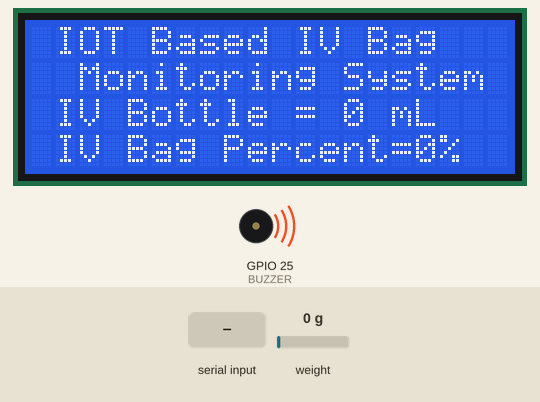
Recording of a sketch running on a simulated ESP32. Shown: 20×4 character LCD, buzzer (waves = sounding, pin HIGH). The test bench sets the inputs (shaded band); at power-on: weight on the scale 0 g. WiFi joins after 1.5 s; servers stay silent unless stated; EEPROM starts erased; what the sketch prints to the serial monitor is not drawn.

Above: at 5.4 s.
5.5 s: weight on the scale set to 100 g
At 7.0 s:
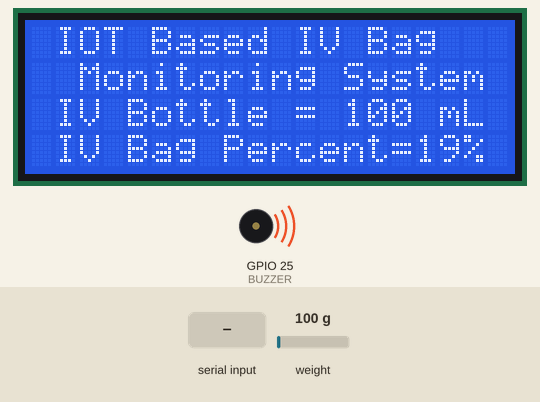
7.5 s: weight on the scale set to 114 g
At 8.7 s:
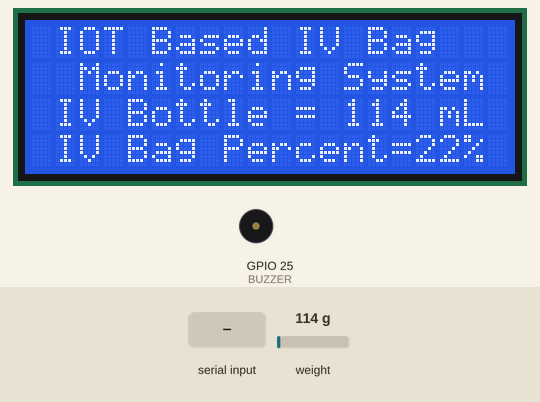
9.2 s: "t" received over Serial
At 10.2 s:
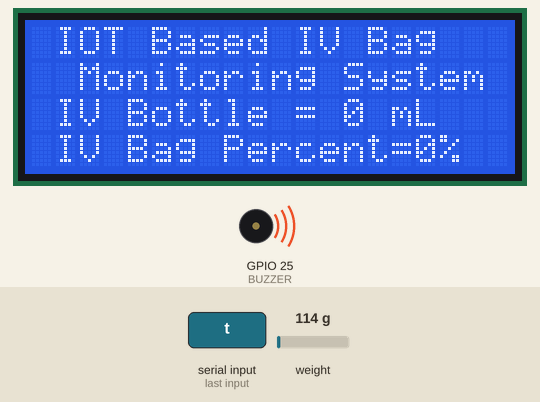
10.9 s: weight on the scale set to 206 g
At 11.7 s:
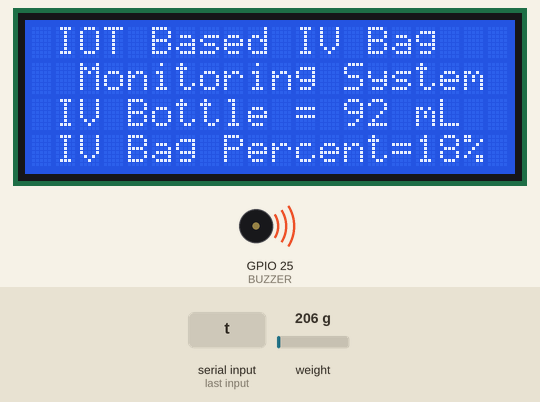
12.6 s: weight on the scale set to 242 g
At 13.3 s:
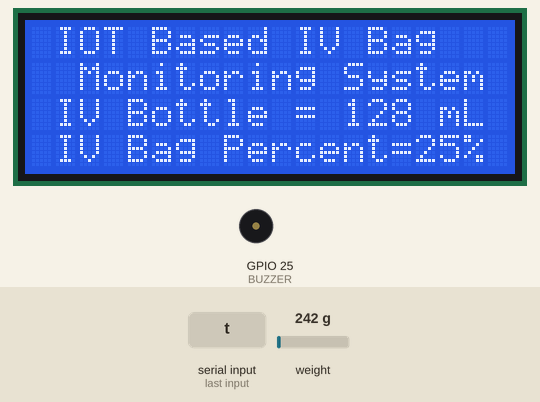
14.3 s: weight on the scale set to 0 g
At 14.9 s:
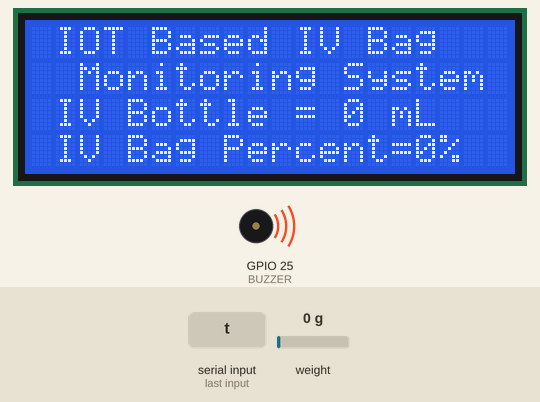
Timing chart, 0 to 17.0 s (numbered marks = the images above; inputs shaded):
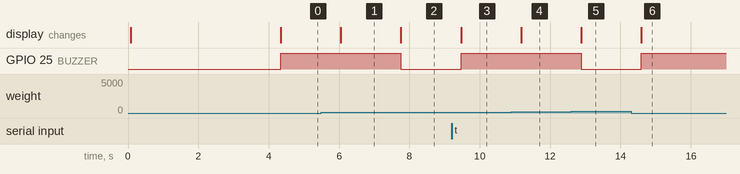

Measured:
- the behaviour switches between 106 and 107 g on weight on the scale (found by bisection; images 1 and 2)
- the behaviour switches between 220 and 221 g on weight on the scale (found by bisection; images 4 and 5)
- after the input at 5.5 s, the display: changes after 0.55 s (image 1)
- after the input at 7.5 s, GPIO 25 (BUZZER): HIGH → LOW after 0.26 s; the display: changes after 0.26 s (image 2)
- after the input at 9.2 s, GPIO 25 (BUZZER): LOW → HIGH after 0.27 s; the display: changes after 0.27 s (image 3)
- after the input at 10.9 s, the display: changes after 0.27 s (image 4)
- after the input at 12.6 s, GPIO 25 (BUZZER): HIGH → LOW after 0.28 s; the display: changes after 0.28 s (image 5)
- after the input at 14.3 s, GPIO 25 (BUZZER): LOW → HIGH after 0.29 s; the display: changes after 0.29 s (image 6)

The sketch:

iv_bag.ino
```cpp
#define BLYNK_PRINT Serial
#define BLYNK_TEMPLATE_ID  "TMPL3ZNGdcws2"
#define BLYNK_TEMPLATE_NAME  "IOT based IV Bag Monitor"
#define BLYNK_AUTH_TOKEN  "***************"

#include <WiFi.h>
#include <WiFiClient.h>
#include <BlynkSimpleEsp32.h>
#include <LiquidCrystal_I2C.h>
#include <HX711_ADC.h>
#include <EEPROM.h>

// LCD Configuration
LiquidCrystal_I2C lcd(0x27, 20, 4);

// HX711 Pin Configuration
const int HX711_dout = 23;
const int HX711_sck = 19;

// HX711 Object
HX711_ADC LoadCell(HX711_dout, HX711_sck);
const int calVal_eepromAdress = 0;
float calibrationValue = 203.85;

// Buzzer
#define BUZZER 25

// Blynk Credentials
char auth[] = "KXVpvSiC0x2weOW2P-AxVICchXibtIU7";
char ssid[] = "Aadeessh";
char pass[] = "******";

unsigned long t = 0;

void setup() {
    Serial.begin(115200);
    delay(10);
    Serial.println("\nStarting...");

    // EEPROM Initialization for ESP32
    EEPROM.begin(512);

    // Initialize LCD
    lcd.init();
    lcd.backlight();

    // Initialize Buzzer
    pinMode(BUZZER, OUTPUT);

    // Initialize Load Cell
    LoadCell.begin();
    unsigned long stabilizingtime = 2000;
    boolean _tare = true;
    LoadCell.start(stabilizingtime, _tare);

    if (LoadCell.getTareTimeoutFlag()) {
        Serial.println("Timeout! Check HX711 wiring.");
    } else {
        LoadCell.setCalFactor(calibrationValue);
        Serial.println("HX711 setup complete.");
    }

    while (!LoadCell.update());
    Serial.print("Calibration value: ");
    Serial.println(LoadCell.getCalFactor());

    // Start Blynk
    Blynk.begin(BLYNK_AUTH_TOKEN, ssid, pass);
}

void loop() {
    Blynk.run();
    measureWeight();
}

void measureWeight() {
    static boolean newDataReady = false;
    const int serialPrintInterval = 500;

    if (LoadCell.update()) {
        newDataReady = true;
    }

    if (newDataReady && millis() > t + serialPrintInterval) {
        float weight = LoadCell.getData();
        if (weight < 0) weight = 0.00;

        int liter = weight;
        int val = map(liter, 0, 505, 0, 100);

        // LCD Display
        lcd.clear();
        lcd.setCursor(1, 0);
        lcd.print("IOT Based IV Bag");
        lcd.setCursor(2, 1);
        lcd.print("Monitoring System");
        lcd.setCursor(1, 2);
        lcd.print("IV Bottle = ");
        lcd.print(liter);
        lcd.print(" mL");
        lcd.setCursor(1, 3);
        lcd.print("IV Bag Percent=");
        lcd.print(val);
        lcd.print("%");

        // Serial Output
        Serial.print("Weight: ");
        Serial.print(weight, 2);
        Serial.println(" Kg");
        Serial.print("IV Bottle: ");
        Serial.print(liter);
        Serial.println("mL");
        Serial.print("IV Bag Percent: ");
        Serial.print(val);
        Serial.println("%\n");

        newDataReady = false;
        t = millis();

        // Buzzer Alert and Blynk Notification
        if (val <= 50 && val >= 40) {
            Blynk.logEvent("iv_alert", "IV Bottle is 50%");
            digitalWrite(BUZZER, HIGH);
            delay(50);
            digitalWrite(BUZZER, LOW);
            delay(50);
        } else if (val <= 20) {
            Blynk.logEvent("iv_alert", "IV Bottle is too LOW");
            digitalWrite(BUZZER, HIGH);
        } else {
            digitalWrite(BUZZER, LOW);
        }

        // Send Data to Blynk
        Blynk.virtualWrite(V0, liter);
        Blynk.virtualWrite(V1, val);
    }

    // Manual Tare via Serial Monitor
    if (Serial.available() > 0) {
        char inByte = Serial.read();
        if (inByte == 't') {
            LoadCell.tareNoDelay();
            Serial.println("Tare initiated...");
        }
    }

    if (LoadCell.getTareStatus()) {
        Serial.println("Tare complete!");
    }
}
```
